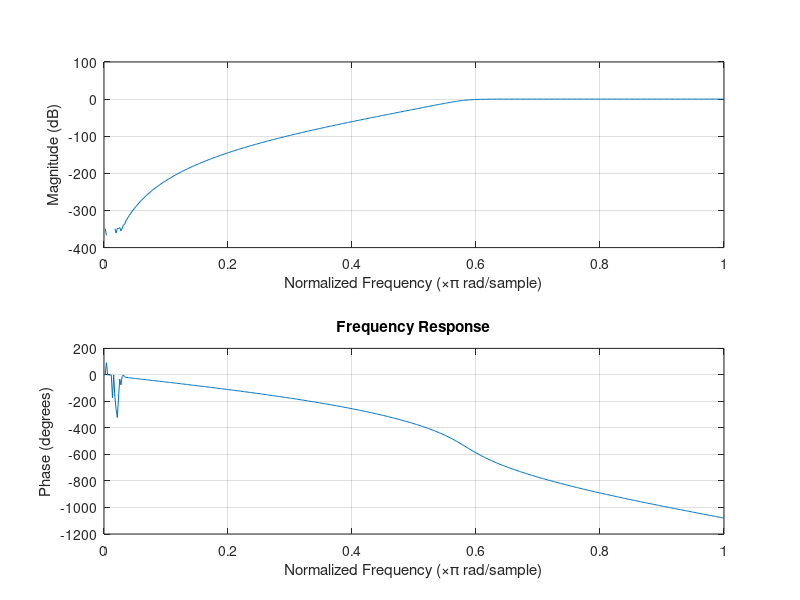
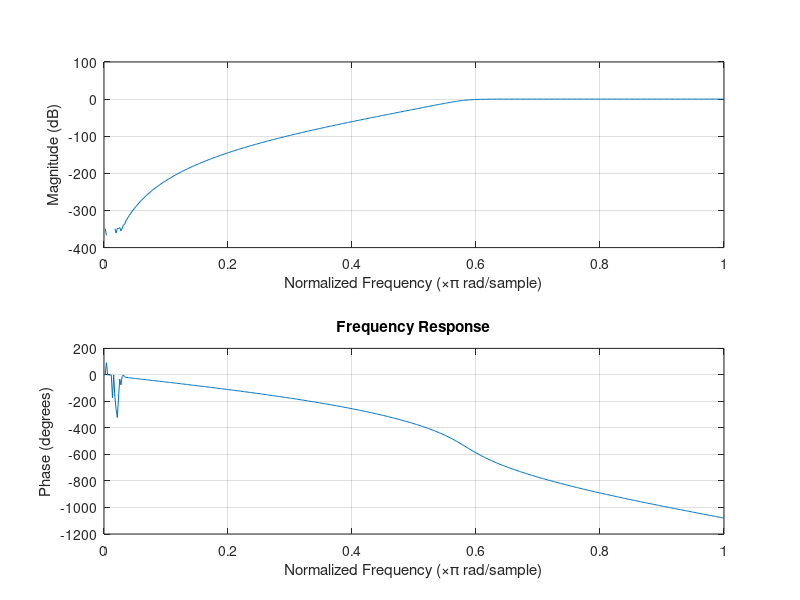
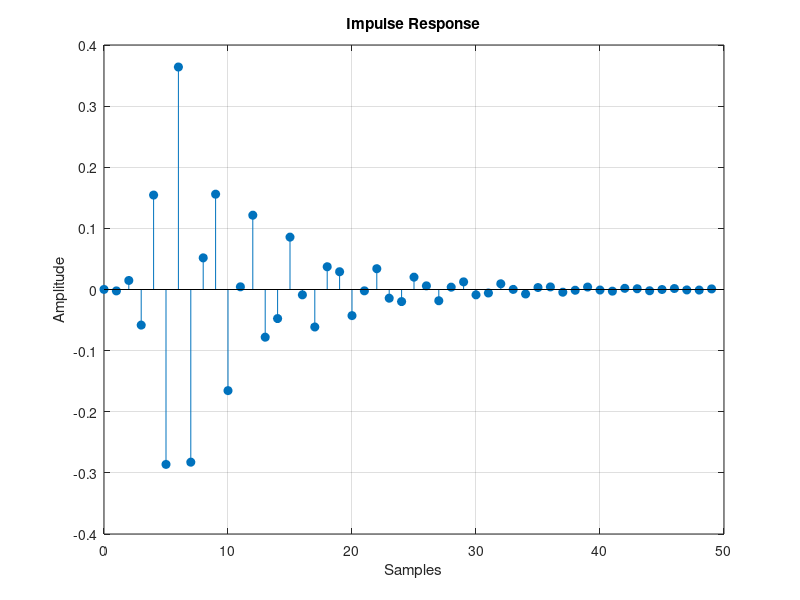
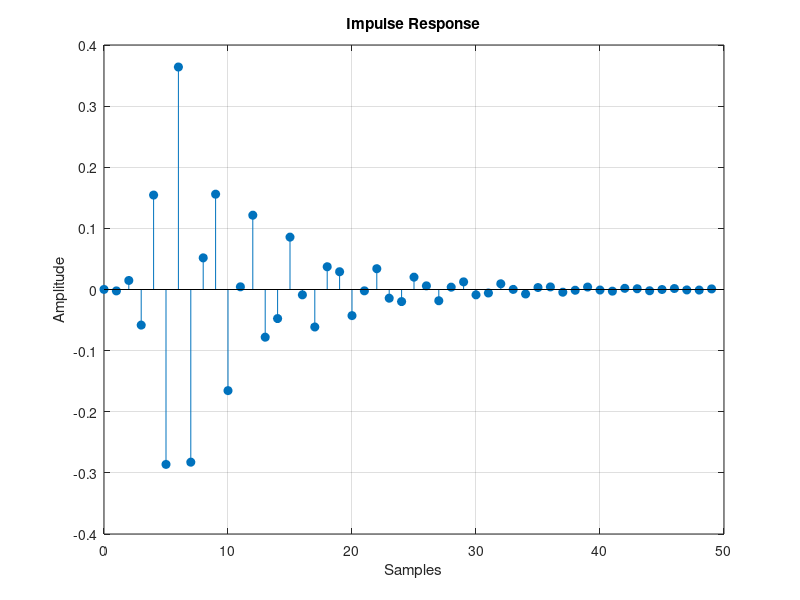

The MATLAB script that drew these images, in order: (Note: this script raises an error after producing the figures.)
clc;
clear;
close all;

% Specifications
Fs = 10000;
Fp = 3000;
Fst = 2000;

% Determine minimum order and cutoff frequency
[N,Wn] = buttord(Fp/(Fs/2), Fst/(Fs/2), 1, 60);

% Design High-Pass Butterworth Filter
[b,a] = butter(N, Wn, 'high');

%% Frequency Response
figure;
freqz(b,a);
title('Frequency Response');
saveas(gcf,'HPF_Frequency_Response.png');
savefig('HPF_Frequency_Response.fig');

%% Impulse Response
figure;
[h,n] = impz(b,a,50);
stem(n,h,'filled');
grid on;
title('Impulse Response');
xlabel('Samples');
ylabel('Amplitude');
saveas(gcf,'HPF_Impulse_Response.png');
savefig('HPF_Impulse_Response.fig');

%% Step Response
figure;
stepz(b,a);
grid on;
title('Step Response');
saveas(gcf,'HPF_Step_Response.png');
savefig('HPF_Step_Response.fig');

%% Group Delay
figure;
grpdelay(b,a);
grid on;
title('Group Delay');
saveas(gcf,'HPF_Group_Delay.png');
savefig('HPF_Group_Delay.fig');

%% Pole-Zero Plot
figure;
zplane(b,a);
grid on;
title('Pole-Zero Plot');
saveas(gcf,'HPF_Pole_Zero_Plot.png');
savefig('HPF_Pole_Zero_Plot.fig');

%% Display Results
fprintf('Minimum Filter Order (N) = %d\n', N);
fprintf('Cutoff Frequency (Wn) = %.4f\n', Wn);
